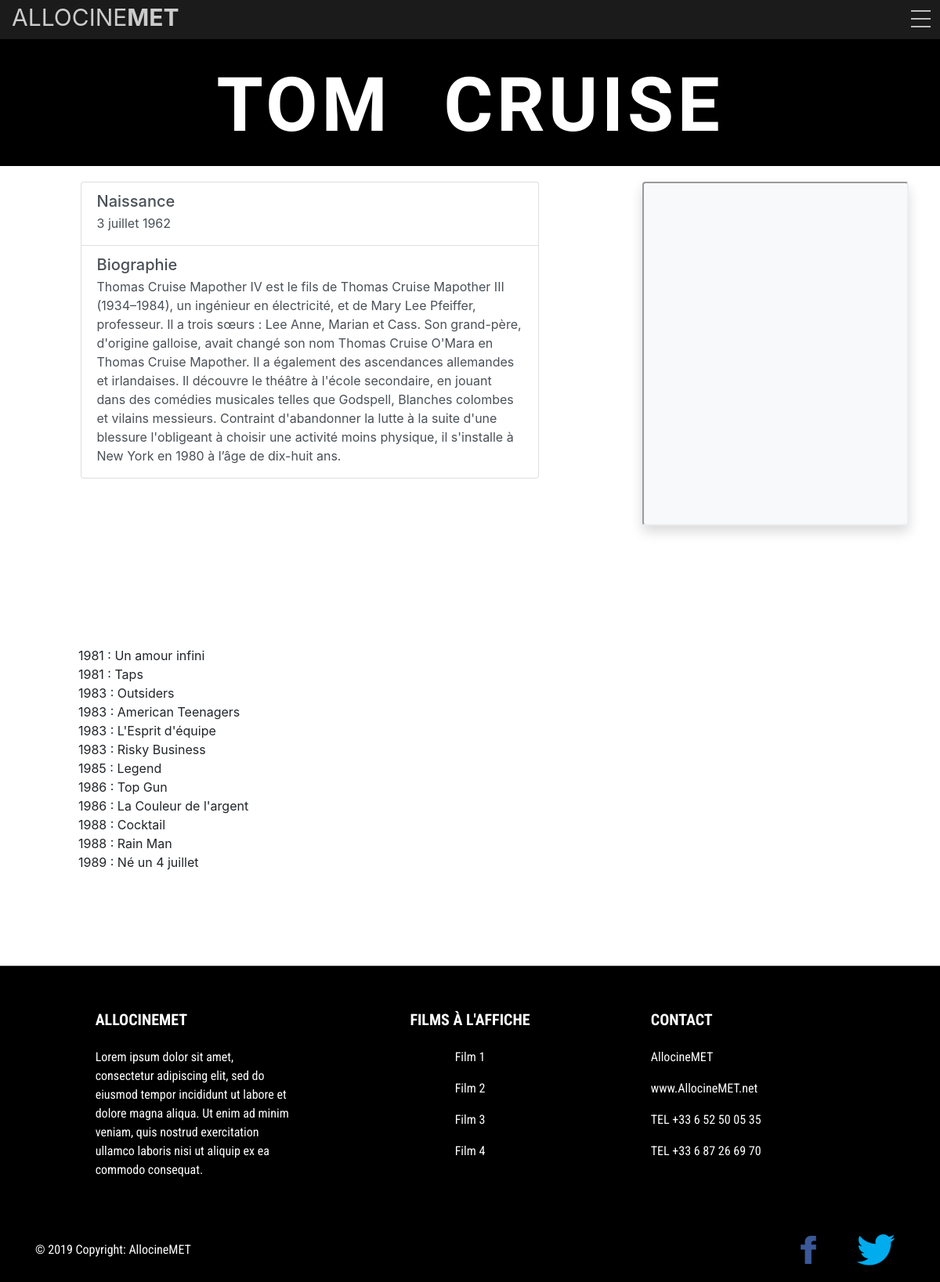
Page /acteur.php?id=1 on the committed database.
### tables this page shows
CREATE TABLE `Acteur` (
  `ID_Acteur` int(11) NOT NULL,
  `Nom` varchar(255) NOT NULL,
  `Naissance` varchar(255) NOT NULL,
  `Bio` text NOT NULL,
  `Image` varchar(255) NOT NULL,
  `Filmographie` text NOT NULL
);

### acteur.php (the view, shortened to what this page needs)
<!DOCTYPE html>
<html lang="fr">
  <head>
    <link rel="stylesheet" href="https://stackpath.bootstrapcdn.com/bootstrap/4.3.1/css/bootstrap.min.css">
    <link rel="stylesheet" href="css/style_pages_cont_real_act.css">
  </head>
  <body>
    <?php include('header.php');?>
    <?php include('bdd.php');?>
    <?php
      $idacteur = $_GET["id"];
      $res = $bdd->prepare("SELECT * FROM Acteur WHERE ID_Acteur=?");
      $res->execute(array($idacteur));
      $donnees = $res->fetch();
      ?>
    <main id="acteur">
      <div class="hoofd">
        <h1 class="text-uppercase"><?php echo $donnees['Nom']; ?></h1>
      </div>
      <div class="row">
        <div class="col-1 col-sm-1 col-md-1 col-lg-1 col-xl-1"></div>
        <div class="col-10 col-sm-10 col-md-5 col-lg-5 col-xl-6">
          <div class="list-group CI">
            <div class="list-group-item list-group-item-action">
              <div class="d-flex w-100 justify-content-between">
                <h5 class="mb-1">Naissance</h5>
              </div>
              <p class="mb-1"><?php echo $donnees['Naissance']; ?></p>
            </div>
            <div class="list-group-item list-group-item-action">
              <div class="d-flex w-100 justify-content-between">
                <h5 class="mb-1">Biographie</h5>
              </div>
              <p class="mb-1"><?php echo $donnees['Bio']; ?></p>
            </div>
          </div>
        </div>
        <div class="col-3 col-sm-3 col-md-1 col-lg-1 col-xl-1"></div>
        <div class="col-6 col-sm-6 col-md-3 col-lg-3 col-xl-3">
          <iframe class="shadow p-3 mb-5 bg-light rounded" src="img/<?php echo $donnees['Image']; ?>" height="439px" width="340px"></iframe>
        </div>
        <div class="col-3 col-sm-3 col-md-2 col-lg-2 col-xl-1"></div>
      </div>
      <p class="filmo"><?php echo $donnees['Filmographie']; ?>
      </p>
    </main>
    <?php include('footer.php');?>
  </body>
</html>

### css/style_pages_cont_real_act.css (style rules this page uses)
html, body { padding: 0; margin: 0; overflow-x: hidden; }
#content, #real, #acteur { background-color: white; padding-bottom: 20px; }
#acteur { background-color: white; border-bottom: 1px solid #474747; }
#content .hoofd, #real .hoofd, #acteur .hoofd { display: flex; align-items: center; flex-direction: column; justify-content: center; padding-bottom: 1%; width: 100%; min-height: 18vh; background-color: black; }
#content h1, #real h1, #acteur h1 { font-family: 'Poiret One', cursive; text-shadow: .06em .03em rgba(0, 0, 0, 0.404); font-size: 6em; font-weight: 600; word-spacing: 0.4em; letter-spacing: 0.05em; text-align: center; margin-top: 0.8em; }
#acteur h1 { color: white; }
.filmo { margin: 100px; background-color: white; }
#real .row, #acteur .row { margin-top: 20px; }
#real .CI, #acteur .CI { margin-bottom: 20px; }

### css/header.css (style rules this page uses)
html, body { padding: 0; margin: 0; }

### css/footer.css (style rules this page uses)
* { margin: 0; padding: 0; box-sizing: 0; }

### rows in the picture
acteur: Nom "TOM CRUISE", Naissance "3 juillet 1962", Bio "Thomas Cruise Mapother IV est le fils de Thomas Cruise Mapother III (1934–1984), un ingénieur en électricité, et de Mary Lee Pfeiffer, professeur. Il a trois sœurs : Lee Anne, Marian et Cass. Son grand-père, d'origine galloise, avait changé son nom Thomas Cruise O'Mara en Thomas Cruise Mapother. Il a également des ascendances allemandes et irlandaises. Il découvre le théâtre à l'école secondaire, en jouant dans des comédies musicales telles que Godspell, Blanches colombes et vilains messieurs. Contraint d'abandonner la lutte à la suite d'une blessure l'obligeant à choisir une activité moins physique, il s'installe à New York en 1980 à l’âge de dix-huit ans.", Filmographie "1981 : Un amour infini 1981 : Taps 1983 : Outsiders 1983 : American Teenagers 1983 : L'Esprit d'équipe 1983 : Risky Business 1985 : Legend 1986 : Top Gun 1986 : La Couleur de l'argent 1988 : Cocktail 1988 : Rain Man 1989 : Né un 4 juillet"
